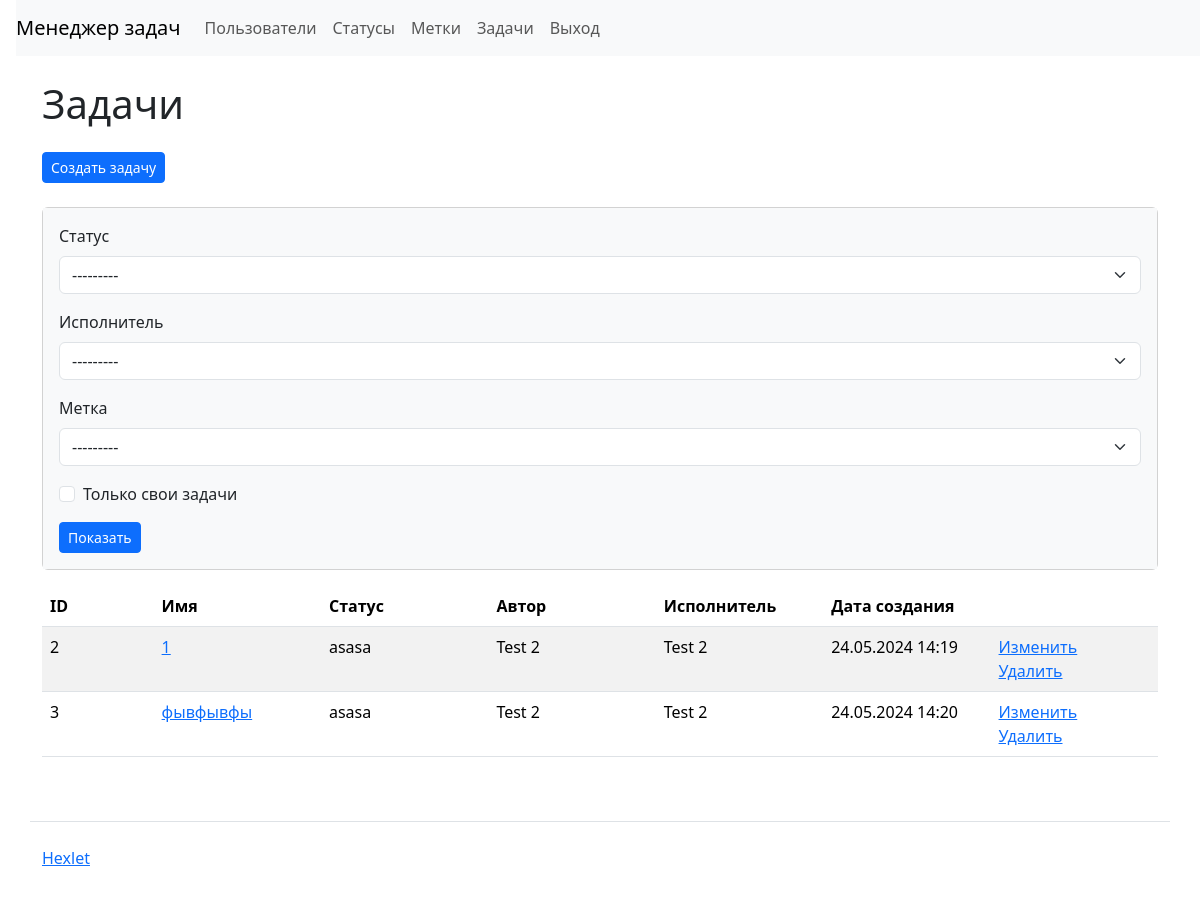
Page /tasks/ (signed in) on the committed database.
### task_manager/apps/tasks/models.py (models this page shows, shortened)
class Task(models.Model):
    name = models.CharField(max_length=150, unique=True, verbose_name=_("Name"))
    description = models.TextField(max_length=300, verbose_name=_("Description"))
    status = models.ForeignKey(
        Status,
        on_delete=models.PROTECT,
        related_name="statuses",
        verbose_name=_("Status"),
    )
    executor = models.ForeignKey(
        User,
        on_delete=models.PROTECT,
        related_name="executor",
        verbose_name=_("Executor"),
    )
    labels = models.ManyToManyField(
        Label,
        blank=True,
        related_name="labels",
        verbose_name=_("Labels"),
        through="TaskLabel",
        through_fields=("task", "label"),
    )
    author = models.ForeignKey(
        User,
        on_delete=models.PROTECT,
        related_name="author",
        verbose_name=_("Author"),
    )
    created_at = models.DateTimeField(auto_now_add=True, verbose_name=_("Created at"))

### task_manager/apps/statuses/models.py (models this page shows)
class Status(models.Model):
    name = models.CharField(
        max_length=255, null=False, blank=False, verbose_name=_("Name")
    )
    created_at = models.DateTimeField(auto_now_add=True, verbose_name=_("Created at"))
    def __str__(self) -> str:
        return self.name

### task_manager/apps/users/models.py (models this page shows)
class User(AbstractUser):
    def __str__(self):
        return f"{self.first_name} {self.last_name}"

### task_manager/apps/tasks/views.py (the view)
# urls.py: path("", views.Index.as_view(), name="labels"),
class Index(CustomLoginRequiredMixin, FilterView):
    model = Task
    template_name = "tasks/tasks.html"
    context_object_name = "tasks"
    login_url = "login"
    filterset_class = TaskFilter
    context_object_name = "tasks"

### task_manager/apps/labels/models.py (called while the page is built)
    def __str__(self) -> str:
        return self.name

### task_manager/mixins.py (called while the page is built)
    def dispatch(self, request: HttpRequest, *args, **kwargs):
        if not request.user.is_authenticated:
            messages.add_message(
                request, messages.ERROR, self.permission_denied_message
            )
            return self.handle_no_permission()
        return super(CustomLoginRequiredMixin, self).dispatch(request, *args, **kwargs)

### task_manager/templates/tasks/tasks.html
{% extends 'base.html' %}
{% load i18n %}
{% load django_bootstrap5 %}
{% block content %}
<h1 class="my-4">{% translate 'Tasks' %}</h1>
<a class="btn btn-primary btn-sm" href="{% url 'create_task' %}" role="button">{% translate 'Create task' %}</a>
<br>
<br>
<div class="card mb-3">
    <div class="card-body bg-light">
        <form class="form-inline center" method="get">
            {% bootstrap_form filter.form %}
            <button class="btn btn-primary btn-sm" type="submit">{% translate 'Show' %}</button>
        </form>
    </div>
</div>
<table class="table table-striped table-hover">
    <thead>
        <tr>
            <th style="width:10%">ID</th>
            <th style="width:15%">{% translate 'Name' %}</th>
            <th style="width:15%">{% translate 'Status' %}</th>
            <th style="width:15%">{% translate 'Author' %}</th>
            <th style="width:15%">{% translate 'Executor' %}</th>
            <th style="width:15%">{% translate 'Date of creation' %}</th>
            <th style="width:15%"></th>
        </tr>
    </thead>
    <tbody>
        {% if tasks %}
        {% for task in tasks %}
        <tr>
            <td>{{ task.id }}</td>
            <td><a href="{% url 'current_task' task.id %}">{{ task.name }}</a></td>
            <td>{{ task.status }}</td>
            <td>{{ task.author }}</td>
            <td>{{ task.executor }}</td>
            <td>{{ task.created_at|date:"d.m.Y H:i" }}</td>
            <td>
                <a href="{% url 'update_task' task.id %}" role="button">{% translate 'Update' %}</a>
                <br>
                <a href="{% url 'delete_task' task.id %}" role="button">{% translate 'Delete' %}</a>
            </td>
        </tr>
        {% endfor %}
        {% endif %}
    </tbody>
</table>
{% endblock %}

### rows in the picture
Task: id "2", name "1", status "asasa", author "Test 2", executor "Test 2", created_at "24.05.2024 14:19"
Task: id "3", name "фывфывфы", status "asasa", author "Test 2", executor "Test 2", created_at "24.05.2024 14:20"
